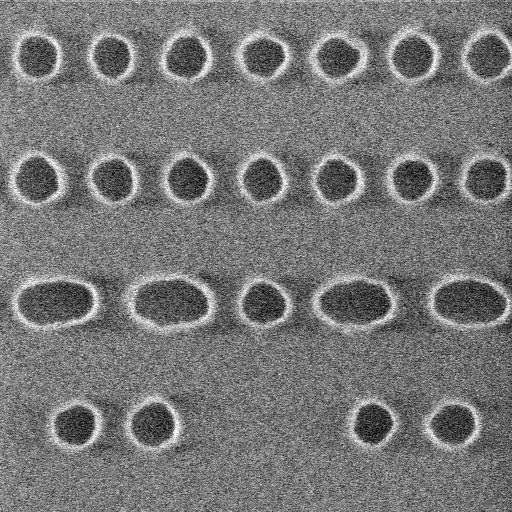
#> input picture src/main/resources/sem_images/SRAM_22nm.jpg, 512 x 512 px
$ python check_avg_kernels.py
#> lines starting #> are read from the running program, lines starting #| are printed output that depends on the picture
### src/main/python/image_kernels.py
import numpy as np
import cv2
from matplotlib import pyplot as plt
import os

def get_avg_angular_kernel(kernel_half_width, angle, tight=True):
    """
    Get the average angular kernel.

    :param kernel_half_width: The half-width of the kernel.
    :param angle: The angle of the kernel.
    :return: The average angular kernel.
    """
    # Initialise the kernel.
    horizontal_kernel = np.zeros((2*kernel_half_width+1, 2*kernel_half_width+1))
    horizontal_kernel[kernel_half_width,:]=1
    # Calculate the kernel.
    rot_mat = cv2.getRotationMatrix2D((kernel_half_width, kernel_half_width), angle, 1.0)
    angular_kernel = cv2.warpAffine(horizontal_kernel, rot_mat, horizontal_kernel.shape[1::-1], flags=cv2.INTER_LINEAR)

    # Normalise the kernel.
    angular_kernel = angular_kernel / np.sum(angular_kernel)

    if tight:
        x1 = int(np.floor(kernel_half_width -rot_mat[0,0]*kernel_half_width))
        x2 = int(np.ceil(kernel_half_width +rot_mat[0,0]*kernel_half_width))
        y1 = int(np.floor(kernel_half_width -rot_mat[0,1]*kernel_half_width))
        y2 = int(np.ceil(kernel_half_width +rot_mat[0,1]*kernel_half_width))
        angular_kernel = angular_kernel[y1:y2+1, x1:x2+1]
    # Return the kernel.
    return angular_kernel

# [39 lines left out: functions test_sem2gds, sem2gds, not called in this run]

# [2 lines that do not run on import are left out]

### src/main/examples/check_avg_kernels.py
import os
import sys
import cv2
from matplotlib import pyplot as plt
MAIN_PATH = os.path.join(os.path.dirname(__file__),'..','python')
sys.path.append(MAIN_PATH)

import image_kernels

def try_avg_kernel():
    img_fname = os.path.join(os.path.dirname(__file__),'..','resources','sem_images','SRAM_22nm.jpg')
    img = cv2.imread(img_fname,0)
#> img is the input picture: shape (512, 512); min 0, max 255, mean 118.9

    angle = 45
    kernel_half_width = 5
    kernel = image_kernels.get_avg_angular_kernel(kernel_half_width, angle)

    fimg = cv2.filter2D(img,-1,kernel)
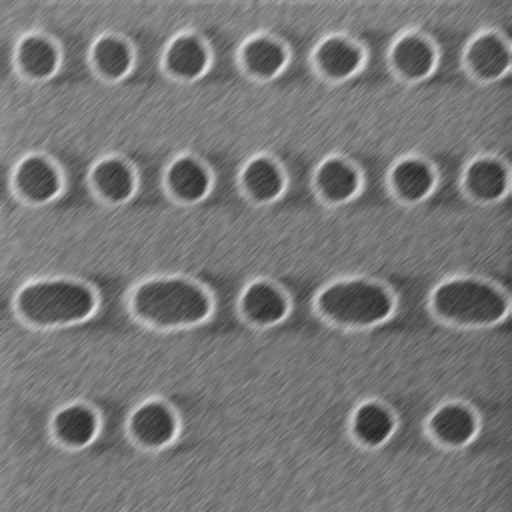
#> fimg: shape (512, 512); min 28, max 228, mean 118.9
    ax1=plt.subplot(121)
    plt.imshow(img,cmap = 'gray')
    plt.title('Original')
    plt.subplot(122, sharex=ax1, sharey=ax1)
    plt.imshow(fimg,cmap = 'gray')
    plt.title('Average')
    plt.show()
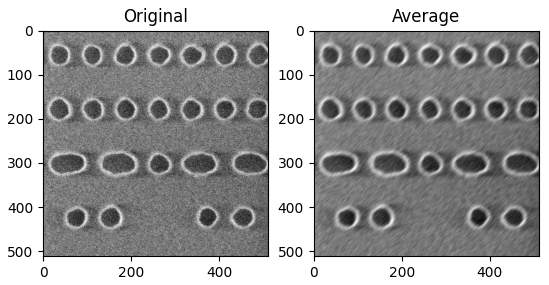
#> figure drawn by matplotlib, 2 panels

if __name__ == '__main__':
    try_avg_kernel()
